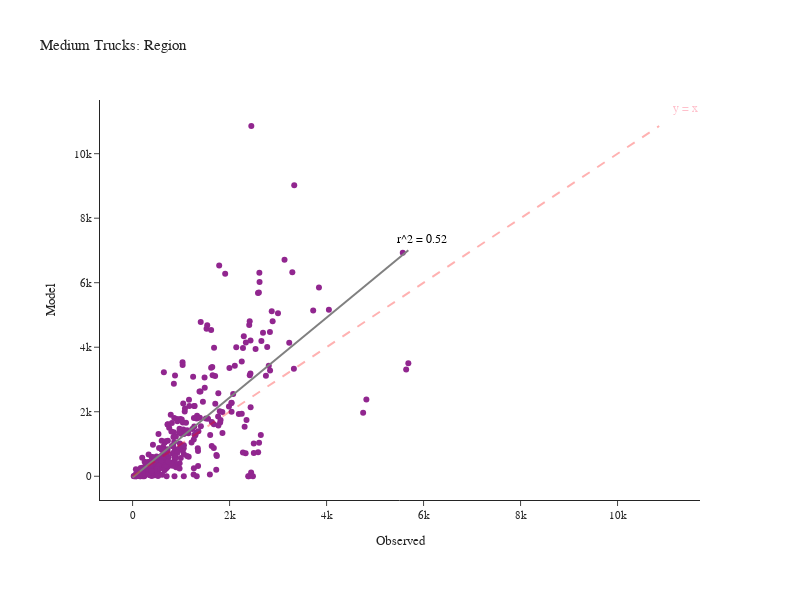

The notebook cell saved with this chart:
### Code cell
fig = create_truck_chart(df_daily_med, 'Medium')
fig.show()

### Figure 1 — Plotly figure (JSON) as saved in the notebook; plotly's stock layout.template omitted (floating-point values rounded to 4 significant figures; data arrays with more than 128 entries replaced by an {"elided": "..."} marker saying what was removed)
{"data": [{"customdata": {"elided": "348x2 str values"}, "hovertemplate": "Observed=%{x}<br>Model=%{y}<br>location=%{customdata[0]}<br>County=%{customdata[1]}<extra></extra>", "legendgroup": "", "line": {"color": "Grey", "width": 2}, "marker": {"color": "#91268F", "symbol": "circle"}, "mode": "markers", "name": "", "orientation": "v", "showlegend": false, "type": "scatter", "x": {"elided": "348 int values"}, "xaxis": "x", "y": {"elided": "348 int values"}, "yaxis": "y"}, {"hovertemplate": "Observed=%{x}<br>Model=%{y}<extra></extra>", "legendgroup": "", "line": {"color": "Grey", "dash": "solid", "width": 2}, "marker": {"symbol": "circle"}, "mode": "lines", "name": "", "orientation": "v", "showlegend": false, "type": "scatter", "x": [0.0, 57.43, 114.9, 172.3, 229.7, 287.2, 344.6, 402.0, 459.5, 516.9, 574.3, 631.8, 689.2, 746.6, 804.1, 861.5, 918.9, 976.4, 1034.0, 1091.0, 1149.0, 1206.0, 1264.0, 1321.0, 1378.0, 1436.0, 1493.0, 1551.0, 1608.0, 1666.0, 1723.0, 1780.0, 1838.0, 1895.0, 1953.0, 2010.0, 2068.0, 2125.0, 2183.0, 2240.0, 2297.0, 2355.0, 2412.0, 2470.0, 2527.0, 2585.0, 2642.0, 2699.0, 2757.0, 2814.0, 2872.0, 2929.0, 2987.0, 3044.0, 3101.0, 3159.0, 3216.0, 3274.0, 3331.0, 3389.0, 3446.0, 3503.0, 3561.0, 3618.0, 3676.0, 3733.0, 3791.0, 3848.0, 3906.0, 3963.0, 4020.0, 4078.0, 4135.0, 4193.0, 4250.0, 4308.0, 4365.0, 4422.0, 4480.0, 4537.0, 4595.0, 4652.0, 4710.0, 4767.0, 4824.0, 4882.0, 4939.0, 4997.0, 5054.0, 5112.0, 5169.0, 5227.0, 5284.0, 5341.0, 5399.0, 5456.0, 5514.0, 5571.0, 5629.0, 5686.0], "xaxis": "x", "y": [-40.66, 30.52, 101.7, 172.9, 244.1, 315.3, 386.4, 457.6, 528.8, 600.0, 671.2, 742.3, 813.5, 884.7, 955.9, 1027.0, 1098.0, 1169.0, 1241.0, 1312.0, 1383.0, 1454.0, 1525.0, 1597.0, 1668.0, 1739.0, 1810.0, 1881.0, 1952.0, 2024.0, 2095.0, 2166.0, 2237.0, 2308.0, 2380.0, 2451.0, 2522.0, 2593.0, 2664.0, 2735.0, 2807.0, 2878.0, 2949.0, 3020.0, 3091.0, 3163.0, 3234.0, 3305.0, 3376.0, 3447.0, 3518.0, 3590.0, 3661.0, 3732.0, 3803.0, 3874.0, 3946.0, 4017.0, 4088.0, 4159.0, 4230.0, 4301.0, 4373.0, 4444.0, 4515.0, 4586.0, 4657.0, 4729.0, 4800.0, 4871.0, 4942.0, 5013.0, 5084.0, 5156.0, 5227.0, 5298.0, 5369.0, 5440.0, 5512.0, 5583.0, 5654.0, 5725.0, 5796.0, 5867.0, 5939.0, 6010.0, 6081.0, 6152.0, 6223.0, 6295.0, 6366.0, 6437.0, 6508.0, 6579.0, 6650.0, 6722.0, 6793.0, 6864.0, 6935.0, 7006.0], "yaxis": "y"}], "layout": {"annotations": [{"align": "right", "font": {"color": "pink", "size": 12}, "showarrow": false, "text": "y = x", "x": 11400.0, "y": 11400.0}, {"align": "right", "font": {"color": "black", "size": 12}, "showarrow": false, "text": "r^2 = 0.52", "x": 5970.0, "y": 7357.0}], "height": 600, "legend": {"tracegroupgap": 0}, "margin": {"b": 100, "l": 100, "r": 100, "t": 100}, "shapes": [{"line": {"color": "Red", "dash": "dash", "width": 2}, "type": "line", "x0": 0, "x1": 10858, "y0": 0, "y1": 10858}], "title": {"text": "Medium Trucks: Region"}, "width": 800, "xaxis": {"anchor": "y", "domain": [0.0, 1.0], "title": {"text": "Observed"}}, "yaxis": {"anchor": "x", "domain": [0.0, 1.0], "title": {"text": "Model"}}}}
